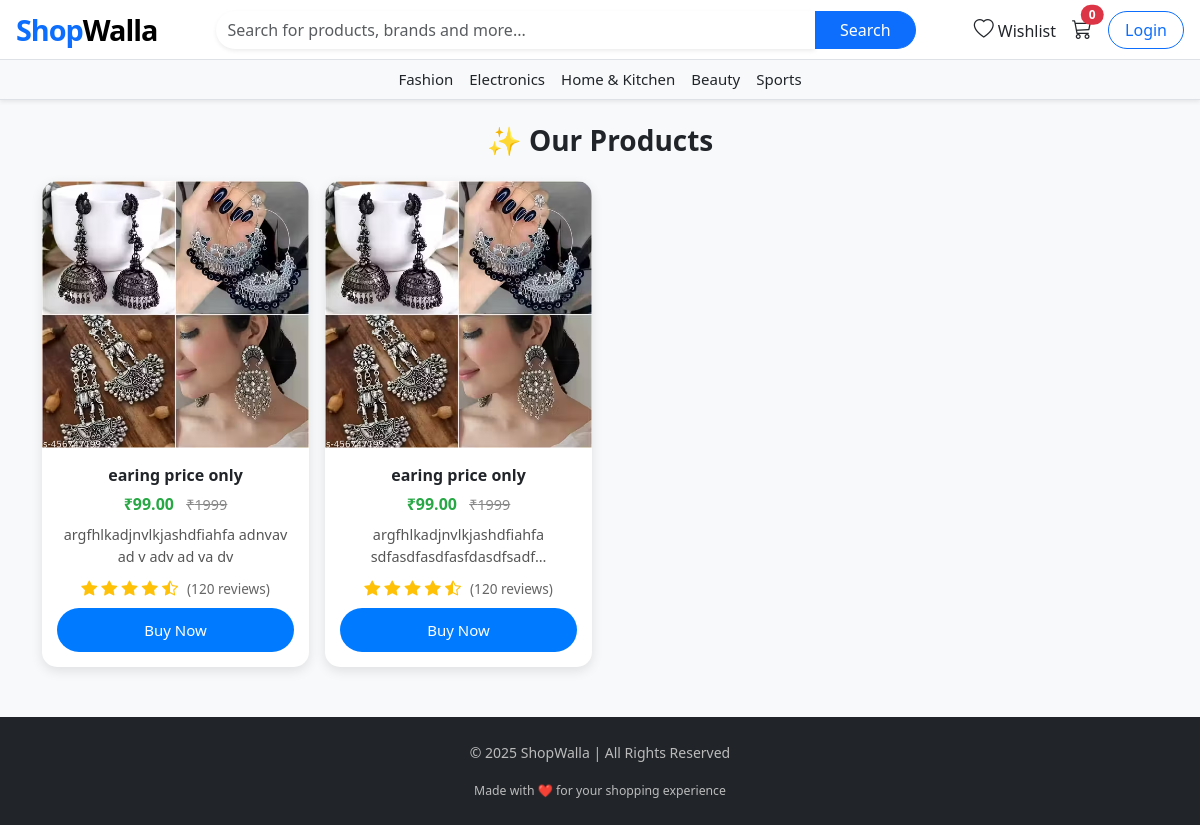
The page / on the database its author committed.
### productdata/models.py (models this page shows)
class PRODUCTADD(models.Model):
      idsss=models.CharField(max_length=15)
      name=models.CharField(max_length=75)
      img1=models.FileField(upload_to='databook/')
      img2=models.FileField(upload_to='databook/')
      img3=models.FileField(upload_to='databook/')
      descriptions=models.CharField(max_length=500)
      cutprice=models.CharField(max_length=10)
      price=models.DecimalField(max_digits=10,decimal_places=2)

### shopwalla/views.py (the view)
# urls.py: 2. Add a URL to urlpatterns:  path('', views.home, name='home')
def home(request):
    try:
        data = PRODUCTADD.objects.all()
        return render(request, 'main.html', {'products': data})
    except Exception as e:
        print("HOME ERROR:", e)
        return render(request, "error.html")

### templates/main.html (shortened to what this page needs)
<!DOCTYPE html>
<html lang="en">
<head>
  <link href="https://cdn.jsdelivr.net/npm/bootstrap@5.3.3/dist/css/bootstrap.min.css" rel="stylesheet">
  <link href="https://cdn.jsdelivr.net/npm/bootstrap-icons@1.11.3/font/bootstrap-icons.css" rel="stylesheet">
</head>
<body>
  <header class="shadow-sm sticky-top bg-white border-bottom">
    <div class="container-fluid px-3 py-2 d-flex align-items-center justify-content-between">
      <a href="/" class="text-decoration-none d-flex align-items-center">
        <span class="logo text-primary">Shop<span style="color:#000;">Walla</span></span>
      </a>
      <form class="d-none d-md-flex mx-4 flex-grow-1" style="max-width:700px;">
        <input type="text" class="form-control rounded-start-pill border-0 shadow-sm" placeholder="Search for products, brands and more...">
        <button class="btn btn-primary rounded-end-pill px-4">Search</button>
      </form>
      <div class="d-flex align-items-center gap-3">
        <a href="/" class="text-dark text-decoration-none d-none d-md-block">
          <i class="bi bi-heart fs-5"></i> Wishlist
        </a>
        <a href="/" class="text-dark text-decoration-none position-relative">
          <i class="bi bi-cart3 fs-5"></i>
          <span class="position-absolute top-0 start-100 translate-middle badge rounded-pill bg-danger">0</span>
        </a>
        <a href="/" class="btn btn-outline-primary rounded-pill px-3">Login</a>
      </div>
    </div>
    <nav class="bg-light border-top">
      <div class="container d-flex flex-wrap gap-3 py-2 justify-content-center small">
        <a href="/" class="text-dark text-decoration-none">Fashion</a>
        <a href="/" class="text-dark text-decoration-none">Electronics</a>
        <a href="/" class="text-dark text-decoration-none">Home & Kitchen</a>
        <a href="/" class="text-dark text-decoration-none">Beauty</a>
        <a href="/" class="text-dark text-decoration-none">Sports</a>
      </div>
    </nav>
  </header>
  <main class="container my-4" id="products">
    <h3 class="mb-4 text-center fw-bold">✨ Our Products</h3>
    <div class="row g-3">
      {% for product in products %}
      <div class="col-12 col-sm-6 col-md-4 col-lg-3">
        <div class="product-card">
          <img src="{{ product.img1.url }}" alt="{{ product.name }}">
          <div class="product-info">
            <div class="product-name">{{ product.name }}</div>
            <div>
              <span class="product-price">₹{{ product.price }}</span>
              <span class="product-cutprice">₹{{ product.cutprice }}</span>
            </div>
            <div class="product-desc">{{ product.descriptions|truncatechars:50 }}</div>
            <div class="stars">
              <i class="bi bi-star-fill"></i>
              <i class="bi bi-star-fill"></i>
              <i class="bi bi-star-fill"></i>
              <i class="bi bi-star-fill"></i>
              <i class="bi bi-star-half"></i>
              <span class="review-count">(120 reviews)</span>
            </div>
            <form method="get" action="/layout/">
              <button type="submit" class="btn btn-buy w-100 mt-2">Buy Now</button>
            </form>
          </div>
        </div>
      </div>
      {% empty %}
        <p class="text-center">No products available.</p>
      {% endfor %}
    </div>
  </main>
  <footer>
    <p>&copy; 2025 ShopWalla | All Rights Reserved</p>
    <small>Made with ❤️ for your shopping experience</small>
  </footer>
</body>
</html>

### templates/main.html (style rules this page uses)
body { background: #f8f9fa; font-family: 'Segoe UI', Tahoma, Geneva, Verdana, sans-serif; }
.logo { font-weight: 700; font-size: 1.8rem; letter-spacing: -1px; }
nav a { font-size: 15px; font-weight: 500; }
.product-card { border-radius: 15px; overflow: hidden; background: #fff; box-shadow: 0 4px 12px rgba(0,0,0,0.1); transition: all 0.3s; height: 100%; }
.product-card img { width: 100%; height: auto; object-fit: cover; }
.product-info { padding: 15px; text-align: center; }
.product-name { font-weight: 600; font-size: 1rem; margin-bottom: 5px; }
.product-price { color: #28a745; font-size: 1rem; font-weight: bold; }
.product-cutprice { text-decoration: line-through; color: #888; font-size: 0.9rem; margin-left: 8px; }
.product-desc { font-size: 0.9rem; color: #555; margin: 8px 0; min-height: 40px; }
.btn-buy { background: #007bff; color: white; border-radius: 25px; padding: 10px 22px; font-size: 15px; transition: 0.3s; }
.stars { color: #ffc107; font-size: 1rem; }
.review-count { font-size: 0.85rem; color: #666; margin-left: 5px; }
footer { background: #212529; color: #bbb; text-align: center; padding: 25px 0; margin-top: 50px; font-size: 14px; }

### rows shown on the page
PRODUCTADD: img1 (picture), name "earing price only", price "99.00", cutprice "1999", descriptions "argfhlkadjnvlkjashdfiahfa adnvav ad v adv ad va dv"
PRODUCTADD: img1 (picture), name "earing price only", price "99.00", cutprice "1999", descriptions "argfhlkadjnvlkjashdfiahfa sdfasdfasdfasfdasdfsadf…"
